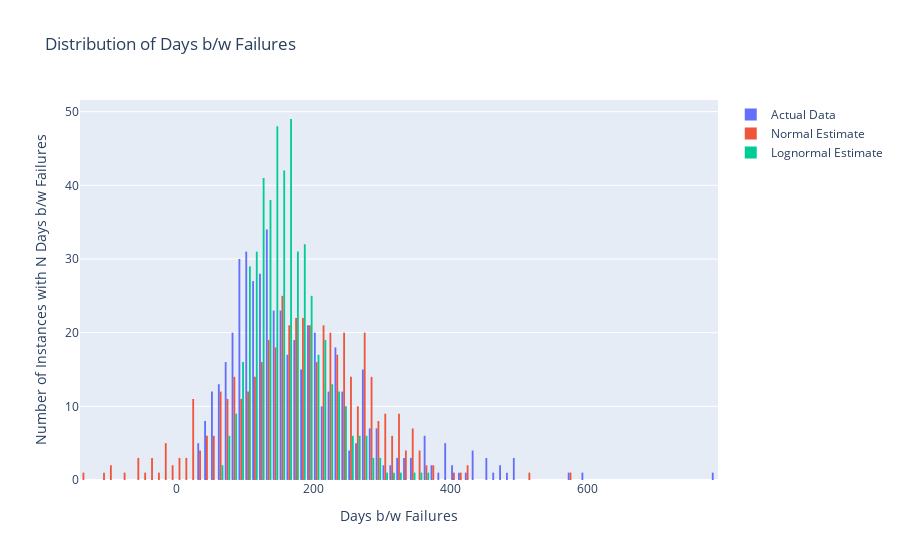

Notebook cell for this chart:
### Code cell
# estimate parameters for gaussian
lognormal_mean = np.log(data).mean()          # np.log(data).mean()
lognormal_sigma = ((np.log(data) - lognormal_mean)**2).mean()      # ((np.log(data) - np.log(data).mean())**2).mean()

lognormal_samples = np.random.lognormal(
    mean=lognormal_mean,
    sigma=lognormal_sigma,
    size=n_points,
)

fig = visualize(
    lognormal_samples,
    fig=fig,
    fig_title="Distribution of Days b/w Failures",
    x_title="Days b/w Failures",
    y_title="Number of Instances with N Days b/w Failures",
    trace_name="Lognormal Estimate"
)
fig.show()

### Figure 1 — Plotly figure (JSON) as saved in the notebook; plotly's stock layout.template omitted (floating-point values rounded to 4 significant figures; data arrays with more than 128 entries replaced by an {"elided": "..."} marker saying what was removed)
{"data": [{"name": "Actual Data", "type": "histogram", "x": {"elided": "500 float values"}}, {"name": "Normal Estimate", "type": "histogram", "x": {"elided": "500 float values"}}, {"name": "Lognormal Estimate", "type": "histogram", "x": {"elided": "500 float values"}}], "layout": {"title": {"text": "Distribution of Days b/w Failures"}, "xaxis": {"title": {"text": "Days b/w Failures"}}, "yaxis": {"title": {"text": "Number of Instances with N Days b/w Failures"}}}}
